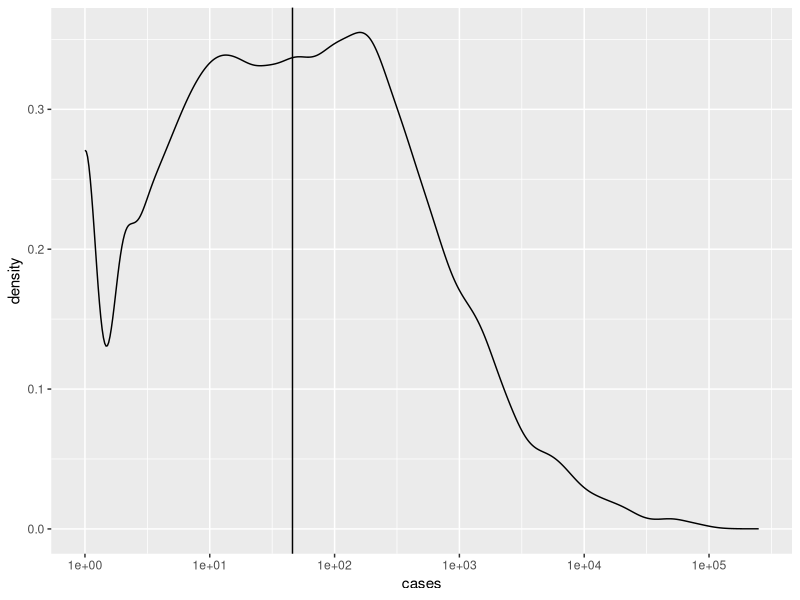

Here is the R script that generated this plot:
## ---- chunk 1
library(tidyverse)
glimpse(who)
## ---- chunk 2
who1 <- who %>% 
  gather(new_sp_m014:newrel_f65, key = "key", value = "cases", na.rm = TRUE)

who1
## ---- chunk 3
who1 %>% 
  count(key)
## ---- chunk 4
who1 %>% 
  count(key) %>% 
  select(key) %>% 
  as.data.frame() %>% 
  unique() %>% 
  print()
## ---- chunk 5
who2 <- who1 %>% 
  mutate(key = stringr::str_replace(key, "newrel", "new_rel"))

who2
## ---- chunk 6
who3 <- who2 %>% 
  separate(key, c("new", "type", "sexage"), sep = "_")

who3
## ---- chunk 7
who3 %>% 
  count(new)
## ---- chunk 8
who4 <- who3 %>% 
  select(-new, -iso2, -iso3)

glimpse(who4)
## ---- chunk 9
who4 %>% 
	count(sexage) %>% 
  select(sexage) %>% 
  as.data.frame() %>% 
  unique() %>% 
  print()


who5 <- who4 %>% 
  separate(sexage, c("sex", "age"), sep = 1)

who5
## ---- chunk 10
who6 <- who5 %>% 
	mutate(
    sex = recode(sex
      , "m" = "male"
      , "f" = "female"
    )
	) %>% 
	mutate(
    type = recode(type
      , "sp" = "pos pulm smear"
      , "sn" = "neg pulm smear"
      , "ep" = "extrapulmonary"
    )
	)	


who6
## ---- chunk 11
summary(who6)
## ---- chunk 12
who6 %>% 
	count(country) %>% 
  select(country) %>% 
  as.data.frame() %>% 
  unique() %>% 
  print()

who6 %>% 
	count(type) %>% 
  select(type) %>% 
  as.data.frame() %>% 
  unique() %>% 
  print()

who6 %>% 
	count(age) %>% 
  select(age) %>% 
  as.data.frame() %>% 
  unique() %>% 
  print()

who6 %>% 
	count(sex) %>% 
  select(sex) %>% 
  as.data.frame() %>% 
  unique() %>% 
  print()


## ---- chunk 13
who7 <- filter(who6, cases > 0)
ggplot(who7, aes(x = cases)) +
	geom_vline(aes(xintercept = median(cases))) +
	geom_density() +
	scale_x_log10(breaks = 10^c(0:5))

